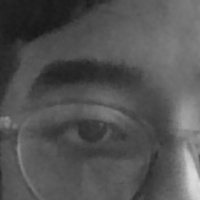
#> input picture Dataset/0980/0.jpg, 200 x 200 px; its folder holds only this picture in this run
$ python train.py
#> lines starting #> are read from the running program, lines starting #| are printed output that depends on the picture
import cv2
import numpy as np
import os

def preprocess_image(image):
    equalized = cv2.equalizeHist(image)
    blurred = cv2.GaussianBlur(equalized, (3, 3), 0)
    return blurred

def train_model():
    data_path = "../Dataset"
    folders = os.listdir(data_path)

    training_data, labels = [], []

    # Load images
    for folder in folders:
        folder_path = os.path.join(data_path, folder)
        if os.path.isdir(folder_path):
            student_id = int(folder.split("_")[0])
            images = [f for f in os.listdir(folder_path) if os.path.isfile(os.path.join(folder_path, f))]

            for img in images:
                img_path = os.path.join(folder_path, img)
                image = cv2.imread(img_path, cv2.IMREAD_GRAYSCALE)
#> image is the input picture: shape (200, 200); min 23, max 220, mean 83.7
                if image is not None:
                    processed_image = preprocess_image(image)
#> in preprocess_image, `equalized = cv2.equalizeHist(image)`:
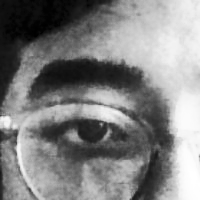
#> equalized: shape (200, 200); min 0, max 255, mean 129.1
                    training_data.append(np.asarray(processed_image, dtype=np.uint8))
                    labels.append(student_id)
#> pass 2 of the loop in train_model, `for folder in folders:`:
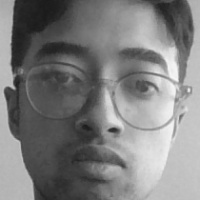
#> input picture Dataset/1/0.jpg, 200 x 200 px
#> in train_model, image is the input picture: shape (200, 200); min 26, max 248, mean 125.8
#> in preprocess_image (call 2), `equalized = cv2.equalizeHist(image)`:
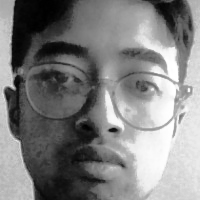
#> equalized: shape (200, 200); min 0, max 255, mean 128.3

    labels = np.asarray(labels, dtype=np.int32)

    model = cv2.face.LBPHFaceRecognizer_create(radius=1, neighbors=8, grid_x=8, grid_y=8)
    model.train(np.asarray(training_data), np.asarray(labels))

    os.makedirs("../Trained_Model", exist_ok=True)

    # Save the trained model
    model.save("../Trained_Model/trained_model.xml")

    print("Model training completed and saved successfully")

if __name__ == "__main__":
    train_model()
